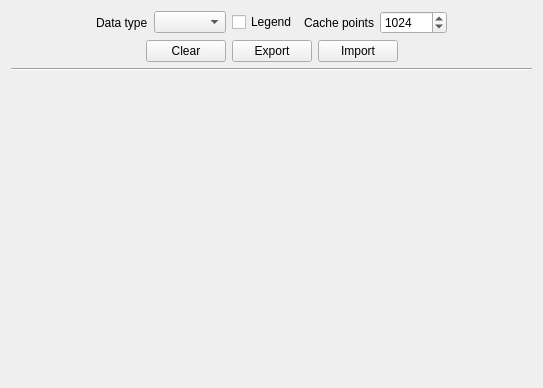
<?xml version="1.0" encoding="UTF-8"?>
<ui version="4.0">
 <class>LineChartSettings</class>
 <widget class="QWidget" name="LineChartSettings">
  <property name="geometry">
   <rect>
    <x>0</x>
    <y>0</y>
    <width>543</width>
    <height>388</height>
   </rect>
  </property>
  <property name="windowTitle">
   <string notr="true">Form</string>
  </property>
  <layout class="QGridLayout" name="gridLayout">
   <item row="2" column="0">
    <widget class="Line" name="line">
     <property name="orientation">
      <enum>Qt::Orientation::Horizontal</enum>
     </property>
    </widget>
   </item>
   <item row="3" column="0">
    <widget class="QWidget" name="widgetControl" native="true">
     <property name="sizePolicy">
      <sizepolicy hsizetype="Preferred" vsizetype="Expanding">
       <horstretch>0</horstretch>
       <verstretch>0</verstretch>
      </sizepolicy>
     </property>
    </widget>
   </item>
   <item row="0" column="0">
    <layout class="QHBoxLayout" name="horizontalLayout_2">
     <item>
      <spacer name="horizontalSpacer">
       <property name="orientation">
        <enum>Qt::Orientation::Horizontal</enum>
       </property>
       <property name="sizeHint" stdset="0">
        <size>
         <width>40</width>
         <height>20</height>
        </size>
       </property>
      </spacer>
     </item>
     <item>
      <widget class="QLabel" name="label">
       <property name="sizePolicy">
        <sizepolicy hsizetype="Fixed" vsizetype="Preferred">
         <horstretch>0</horstretch>
         <verstretch>0</verstretch>
        </sizepolicy>
       </property>
       <property name="text">
        <string>Data type</string>
       </property>
      </widget>
     </item>
     <item>
      <widget class="QComboBox" name="comboBoxDataType"/>
     </item>
     <item>
      <widget class="QCheckBox" name="checkBoxLegend">
       <property name="text">
        <string>Legend</string>
       </property>
      </widget>
     </item>
     <item>
      <widget class="QLabel" name="label_2">
       <property name="text">
        <string>Cache points</string>
       </property>
      </widget>
     </item>
     <item>
      <widget class="QSpinBox" name="spinBoxCachePoints">
       <property name="minimum">
        <number>1</number>
       </property>
       <property name="maximum">
        <number>102400</number>
       </property>
       <property name="value">
        <number>1024</number>
       </property>
      </widget>
     </item>
     <item>
      <spacer name="horizontalSpacer_3">
       <property name="orientation">
        <enum>Qt::Orientation::Horizontal</enum>
       </property>
       <property name="sizeHint" stdset="0">
        <size>
         <width>40</width>
         <height>20</height>
        </size>
       </property>
      </spacer>
     </item>
    </layout>
   </item>
   <item row="1" column="0">
    <layout class="QHBoxLayout" name="horizontalLayout">
     <item>
      <spacer name="horizontalSpacer_2">
       <property name="orientation">
        <enum>Qt::Orientation::Horizontal</enum>
       </property>
       <property name="sizeHint" stdset="0">
        <size>
         <width>40</width>
         <height>20</height>
        </size>
       </property>
      </spacer>
     </item>
     <item>
      <widget class="QPushButton" name="pushButtonClear">
       <property name="text">
        <string>Clear</string>
       </property>
      </widget>
     </item>
     <item>
      <widget class="QPushButton" name="pushButtonExport">
       <property name="text">
        <string>Export</string>
       </property>
      </widget>
     </item>
     <item>
      <widget class="QPushButton" name="pushButtonImport">
       <property name="text">
        <string>Import</string>
       </property>
      </widget>
     </item>
     <item>
      <spacer name="horizontalSpacer_4">
       <property name="orientation">
        <enum>Qt::Orientation::Horizontal</enum>
       </property>
       <property name="sizeHint" stdset="0">
        <size>
         <width>40</width>
         <height>20</height>
        </size>
       </property>
      </spacer>
     </item>
    </layout>
   </item>
  </layout>
 </widget>
 <resources/>
 <connections/>
</ui>
